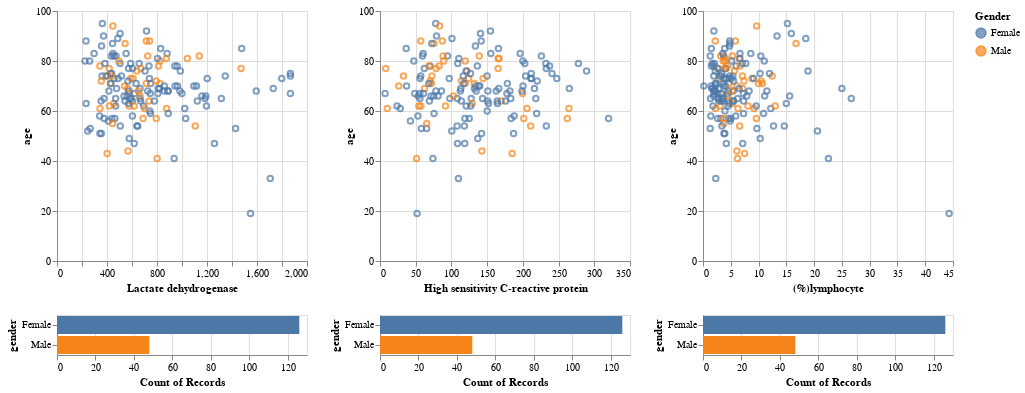

This figure's notebook cell:
### Code cell
brush = alt.selection_interval()

base = alt.Chart(x).mark_point().encode(
    y='age:Q',
    color=alt.Color("gender:N",title='Gender'),
).add_selection(
    brush
).properties(
    width=250,
    height=250
)
bars = alt.Chart(x).mark_bar().encode(
y="gender:N",
color="gender:N",
x='count(age):Q').transform_filter(brush).properties(
    width=250,

)
base.encode(x='Lactate dehydrogenase') & bars | base.encode(x='High sensitivity C-reactive protein') & bars | base.encode(x='(%)lymphocyte') & bars

### Figure 1 — Vega-Lite specification as saved in the notebook (floating-point values rounded to 4 significant figures; data arrays with more than 128 entries replaced by an {"elided": "..."} marker saying what was removed)
{"config": {"view": {"continuousWidth": 400, "continuousHeight": 300}}, "hconcat": [{"vconcat": [{"mark": "point", "encoding": {"color": {"type": "nominal", "field": "gender", "title": "Gender"}, "x": {"type": "quantitative", "field": "Lactate dehydrogenase"}, "y": {"type": "quantitative", "field": "age"}}, "height": 250, "selection": {"selector001": {"type": "interval"}}, "width": 250}, {"mark": "bar", "encoding": {"color": {"type": "nominal", "field": "gender"}, "x": {"type": "quantitative", "aggregate": "count", "field": "age"}, "y": {"type": "nominal", "field": "gender"}}, "transform": [{"filter": {"selection": "selector001"}}], "width": 250}]}, {"vconcat": [{"mark": "point", "encoding": {"color": {"type": "nominal", "field": "gender", "title": "Gender"}, "x": {"type": "quantitative", "field": "High sensitivity C-reactive protein"}, "y": {"type": "quantitative", "field": "age"}}, "height": 250, "selection": {"selector001": {"type": "interval"}}, "width": 250}, {"mark": "bar", "encoding": {"color": {"type": "nominal", "field": "gender"}, "x": {"type": "quantitative", "aggregate": "count", "field": "age"}, "y": {"type": "nominal", "field": "gender"}}, "transform": [{"filter": {"selection": "selector001"}}], "width": 250}]}, {"vconcat": [{"mark": "point", "encoding": {"color": {"type": "nominal", "field": "gender", "title": "Gender"}, "x": {"type": "quantitative", "field": "(%)lymphocyte"}, "y": {"type": "quantitative", "field": "age"}}, "height": 250, "selection": {"selector001": {"type": "interval"}}, "width": 250}, {"mark": "bar", "encoding": {"color": {"type": "nominal", "field": "gender"}, "x": {"type": "quantitative", "aggregate": "count", "field": "age"}, "y": {"type": "nominal", "field": "gender"}}, "transform": [{"filter": {"selection": "selector001"}}], "width": 250}]}], "data": {"name": "data-5a54815163bf876c261dbd0a9c99aeea"}, "$schema": "https://vega.github.io/schema/vega-lite/v4.8.1.json", "datasets": {"data-5a54815163bf876c261dbd0a9c99aeea": {"elided": "174 records"}}}
